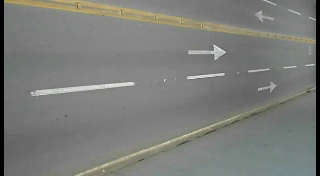
#> input picture frame 37 of CarCounting/traffic.avi, 320 x 176 px
$ python car_counting.py
#> lines starting #> are read from the running program, lines starting #| are printed output that depends on the picture; after the words box and inside, x2 and y2 are one past the last pixel; in counts of white or black regions, pixels touching at a corner belong together
import cv2
import numpy as np

vid = cv2.VideoCapture("traffic.avi")
backsub=cv2.createBackgroundSubtractorKNN()#arkaplan çıkarma fonksiyonu
#BackgroundSubtractorMOG2 kursta bu fonksiyon kullanılıyor fakat burada gölgeler işin içine girdiği için hatalı sayım yapıyor KNN'de gölgeler gri renkli ve sayılmıyor
count=0

while True:
    ret,frame=vid.read()
#> frame is the input picture: shape (176, 320, 3); mean B, G, R 121, 124.5, 123.3
    if ret:
        fgmask=backsub.apply(frame)#arkaplan çıkarılmış hali
#> fgmask: shape (176, 320); every value is 255
        cv2.imshow("img",fgmask)

        cv2.line(frame,(50,0),(50,300),(0,255,0),2)
        cv2.line(frame, (70, 0), (70, 300), (0, 255, 0), 2)
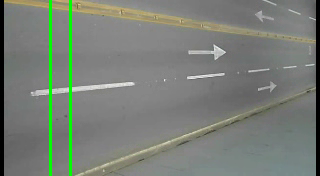
#> frame: shape (176, 320, 3); mean B, G, R 118.6, 126.9, 120.9

        countours,hierarchy= cv2.findContours(fgmask,cv2.RETR_TREE,cv2.CHAIN_APPROX_SIMPLE)
#> countours = [[[0, 0], [0, 175], [319, 175], [319, 0]]]
        try:hierarchy=hierarchy[0]
        except:hierarchy=[]

        for countour,hier in zip(countours,hierarchy):
            (x,y,w,h)=cv2.boundingRect(countour)#x,y koordinat değerleri w,h genişlik ve yükseklik değerleri
            if w>40 and h>40:# genişlik ve yükseklik 40'dan büyükse o bölgeye dikdörtgen çiziyoruz bu orada araba var demek
                cv2.rectangle(frame,(x,y),(x+w,y+h),(255,0,0),3)
                if x>50 and x<70:# koordinatlar benim çizdiğim kordinatlardan geçiyorsa buradan araba geçti demek sayacı artırıyoruz
                    count+=1
#> this loop made 1 pass
#> (countour, hier, x, y, w, h) on pass 1: ([[0, 0], [0, 175], [319, 175], [319, 0]], [-1, -1, -1, -1], 0, 0, 320, 176)
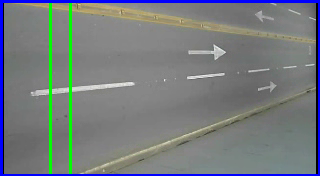
#> frame: shape (176, 320, 3); 4.36% of pixels changed, all inside (x1, y1, x2, y2) = (0, 0, 320, 176)
#> after the loop, count = 0
        cv2.putText(frame,"car: "+str(count),(90,100),cv2.FONT_HERSHEY_SIMPLEX,2,(0,0,255),2,cv2.LINE_AA)
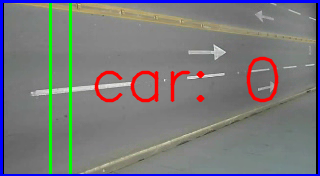
#> frame: shape (176, 320, 3); 2.99% of pixels changed, all inside (x1, y1, x2, y2) = (94, 56, 279, 103)

        cv2.imshow("Car Counter",frame)
        cv2.imshow("Fgmask",fgmask)

        if cv2.waitKey(20) & 0xFF==ord('q'):
#> (key q is pressed here)
            break

vid.release()
cv2.destroyAllWindows()

$ run again, starting later in the video
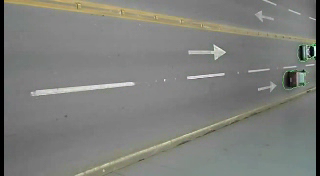
#> input picture frame 168 of CarCounting/traffic.avi, 320 x 176 px
#> frame is the input picture: shape (176, 320, 3); mean B, G, R 122.7, 126.8, 125.5
#> fgmask: shape (176, 320); every value is 255
#> countours = [[[0, 0], [0, 175], [319, 175], [319, 0]]]
#> the loop `for countour,hier in zip(countours,hierarchy):` made 1 pass
#> (countour, hier, x, y, w, h) on pass 1: ([[0, 0], [0, 175], [319, 175], [319, 0]], [-1, -1, -1, -1], 0, 0, 320, 176)
#> after the loop `for countour,hier in zip(countours,hierarchy):`:
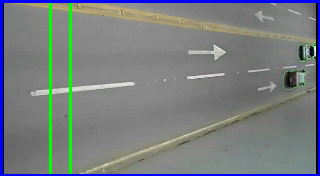
#> frame: shape (176, 320, 3); mean B, G, R 128, 125.3, 119.4
#> after the loop `for countour,hier in zip(countours,hierarchy):`: count = 0
#> `cv2.putText(frame,"car: "+str(count),(90,100),cv2.FONT_HERSHEY_SIMPLEX..`:
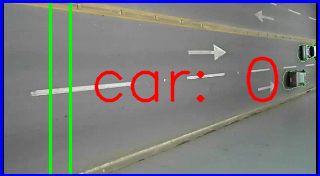
#> frame: shape (176, 320, 3); 2.99% of pixels changed, all inside (x1, y1, x2, y2) = (94, 56, 279, 103)

$ run again, starting later in the video
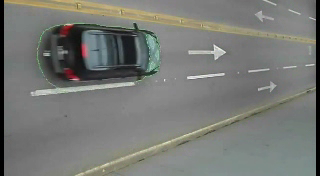
#> input picture frame 299 of CarCounting/traffic.avi, 320 x 176 px
#> frame is the input picture: shape (176, 320, 3); mean B, G, R 117.1, 121.2, 119.4
#> fgmask: shape (176, 320); every value is 255
#> countours = [[[0, 0], [0, 175], [319, 175], [319, 0]]]
#> the loop `for countour,hier in zip(countours,hierarchy):` made 1 pass
#> (countour, hier, x, y, w, h) on pass 1: ([[0, 0], [0, 175], [319, 175], [319, 0]], [-1, -1, -1, -1], 0, 0, 320, 176)
#> after the loop `for countour,hier in zip(countours,hierarchy):`:
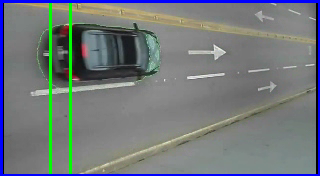
#> frame: shape (176, 320, 3); mean B, G, R 122.9, 120.2, 113.7
#> after the loop `for countour,hier in zip(countours,hierarchy):`: count = 0
#> `cv2.putText(frame,"car: "+str(count),(90,100),cv2.FONT_HERSHEY_SIMPLEX..`:
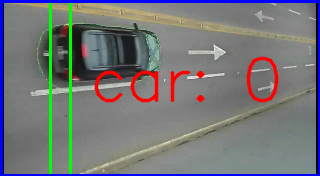
#> frame: shape (176, 320, 3); 2.99% of pixels changed, all inside (x1, y1, x2, y2) = (94, 56, 279, 103)
